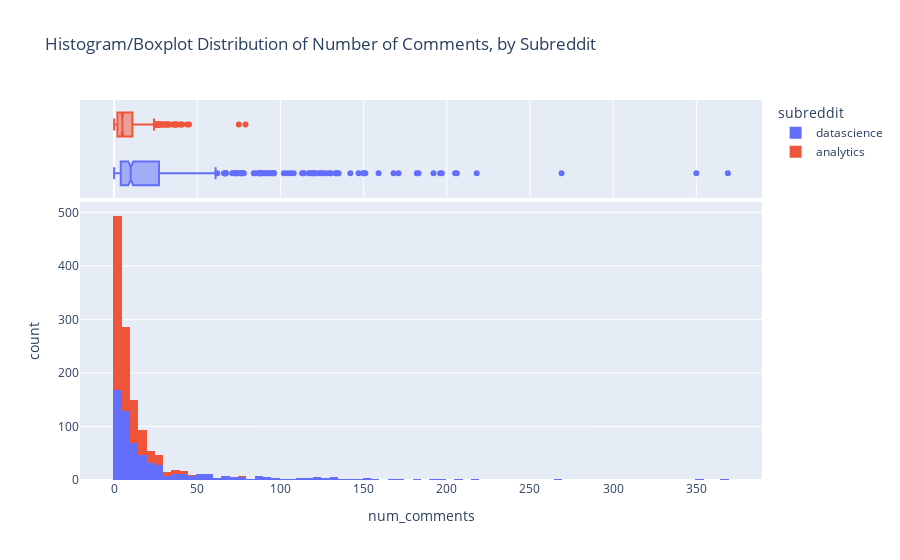

Source (notebook cell):
### Code cell
px.histogram(data_frame=df_clean, x="num_comments", color="subreddit", 
             marginal="box", title="Histogram/Boxplot Distribution of Number of Comments, by Subreddit")

### Figure 1 — Plotly figure (JSON) as saved in the notebook; plotly's stock layout.template omitted (floating-point values rounded to 4 significant figures; data arrays with more than 128 entries replaced by an {"elided": "..."} marker saying what was removed)
{"data": [{"alignmentgroup": "True", "bingroup": "x", "hovertemplate": "subreddit=datascience<br>num_comments=%{x}<br>count=%{y}<extra></extra>", "legendgroup": "datascience", "marker": {"color": "#636efa"}, "name": "datascience", "offsetgroup": "datascience", "orientation": "v", "showlegend": true, "type": "histogram", "x": {"elided": "614 int values"}, "xaxis": "x", "yaxis": "y"}, {"alignmentgroup": "True", "hovertemplate": "subreddit=datascience<br>num_comments=%{x}<extra></extra>", "legendgroup": "datascience", "marker": {"color": "#636efa"}, "name": "datascience", "notched": true, "offsetgroup": "datascience", "showlegend": false, "type": "box", "x": {"elided": "614 int values"}, "xaxis": "x2", "yaxis": "y2"}, {"alignmentgroup": "True", "bingroup": "x", "hovertemplate": "subreddit=analytics<br>num_comments=%{x}<br>count=%{y}<extra></extra>", "legendgroup": "analytics", "marker": {"color": "#EF553B"}, "name": "analytics", "offsetgroup": "analytics", "orientation": "v", "showlegend": true, "type": "histogram", "x": {"elided": "672 int values"}, "xaxis": "x", "yaxis": "y"}, {"alignmentgroup": "True", "hovertemplate": "subreddit=analytics<br>num_comments=%{x}<extra></extra>", "legendgroup": "analytics", "marker": {"color": "#EF553B"}, "name": "analytics", "notched": true, "offsetgroup": "analytics", "showlegend": false, "type": "box", "x": {"elided": "672 int values"}, "xaxis": "x2", "yaxis": "y2"}], "layout": {"barmode": "relative", "legend": {"title": {"text": "subreddit"}, "tracegroupgap": 0}, "title": {"text": "Histogram/Boxplot Distribution of Number of Comments, by Subreddit"}, "xaxis": {"anchor": "y", "domain": [0, 1], "title": {"text": "num_comments"}}, "xaxis2": {"anchor": "y2", "domain": [0, 1], "matches": "x", "showgrid": true, "showticklabels": false}, "yaxis": {"anchor": "x", "domain": [0, 0.7326], "title": {"text": "count"}}, "yaxis2": {"anchor": "x2", "domain": [0.7426, 1], "matches": "y2", "showgrid": false, "showline": false, "showticklabels": false, "ticks": ""}}}
